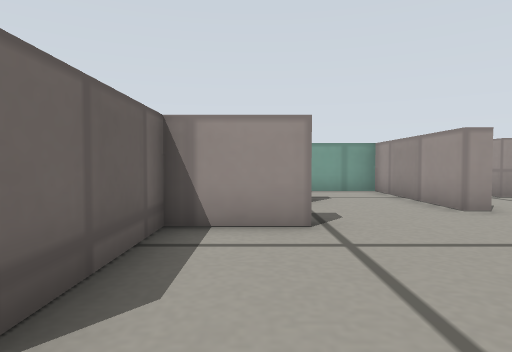
view 1 (above)

12 first-person views from a walk through a world built for the Gazebo simulator. The camera is 0.17 m above the floor, tilts 2° down and sees 75° across. The floor is counted in squares, 0.2 m on a side. Each view is taken from the middle of a square. On the plan, view 1 faces up. The plan holds only what a view shows up to about 11 squares ahead; the rest is blank. Simple patterns stand in for the simulator's built-in surfaces.

view 2
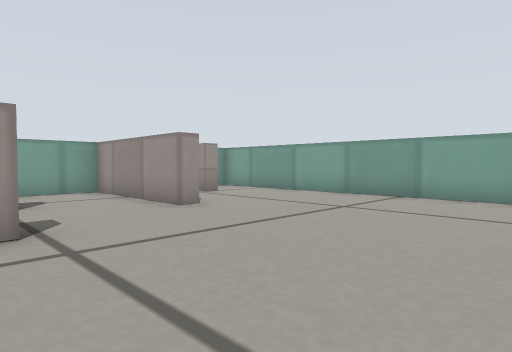

view 3
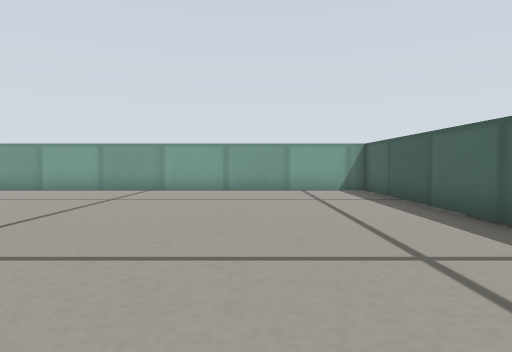

view 4
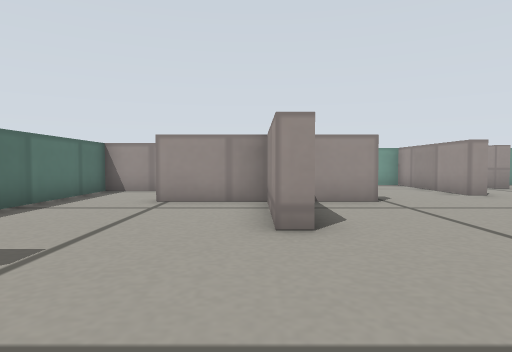

view 5
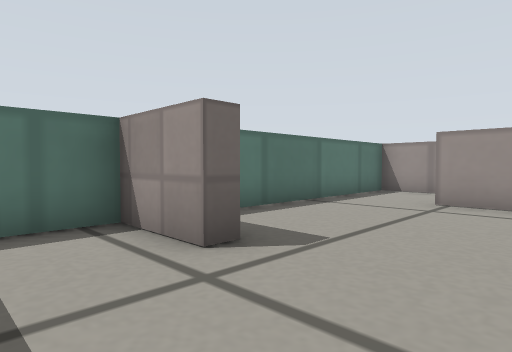

view 6
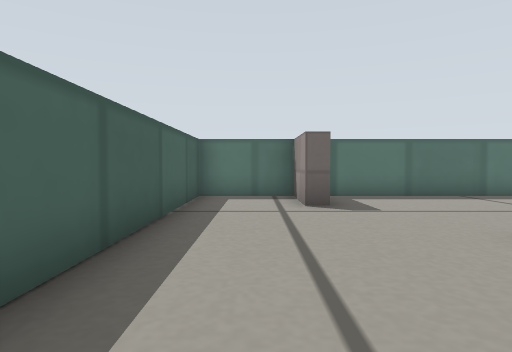

view 7
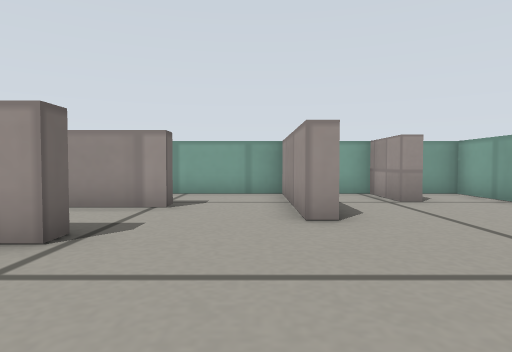

view 8
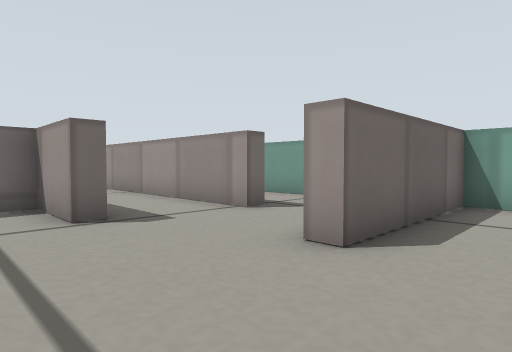

view 9
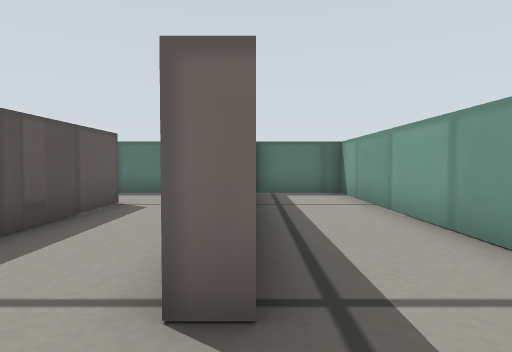

view 10
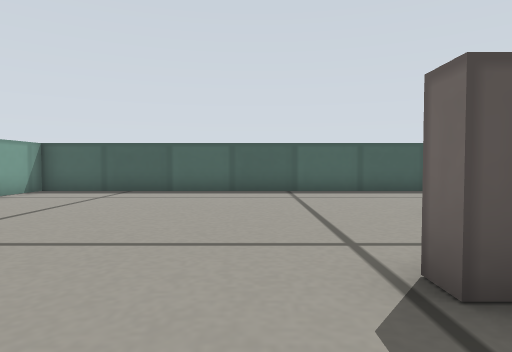

view 11
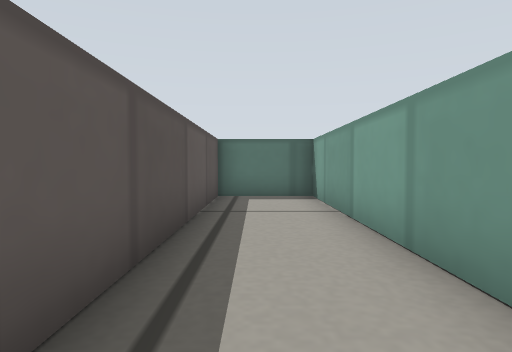

view 12
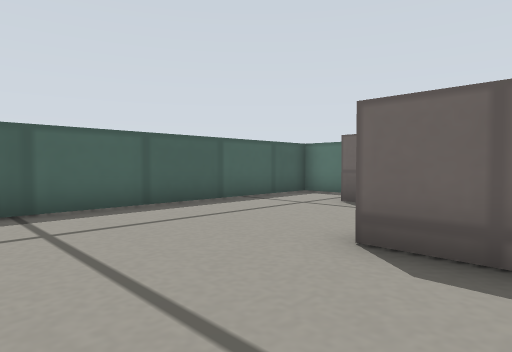

### Floor plan
Points are (right, up) in squares from view 1. A wall is a line through its corners. A room is listed if a view was taken in it or the views show most of it. See-through windows are left out.
Room 1 (views 1, 2, 3, 4, 5, 6, 7, 8, 10, 12)
walls: (1.3, 7.5) (-6.7, 7.5) (-6.7, -0.1); (-4.2, 5) (0.8, 5) (0.8, 4.5) (-1.2, 4.5) (-1.2, 1.2) (-1.7, 1.2) (-1.7, 4.5) (-4.2, 4.5); (-4.7, -0.4) (-4.7, -1) (-6.7, -1) (-6.7, -3.5) (8.8, -3.5) (8.8, 10.5) (7.8, 10.5); (6.9, 8.5) (6.3, 8.5) (6.3, 10.5) (4.3, 10.5) (4.3, 6) (3.8, 6) (3.8, 7.5)
ways out: opening at (2.5, 8) to room 2
Room 2 (views 9, 11)
walls: (1.3, 8) (1.3, 7.5); (3.8, 7.5) (3.8, 10.5) (-6.7, 10.5) (-6.7, 8) (0.8, 8)
ways out: opening at (2.5, 8) to room 1

Positions as (right, up) in squares from view 1, and headings:
1: (0, 0), facing up
2: (0, 0), facing up-right
3: (-2, 0), facing right
4: (-2, -3), facing up
5: (-2, -3), facing up-left
6: (2, -2), facing left
7: (3, 1), facing up
8: (6, 3), facing up-left
9: (3, 8), facing left
10: (2, 7), facing down
11: (2, 9), facing left
12: (2, 3), facing down-left
